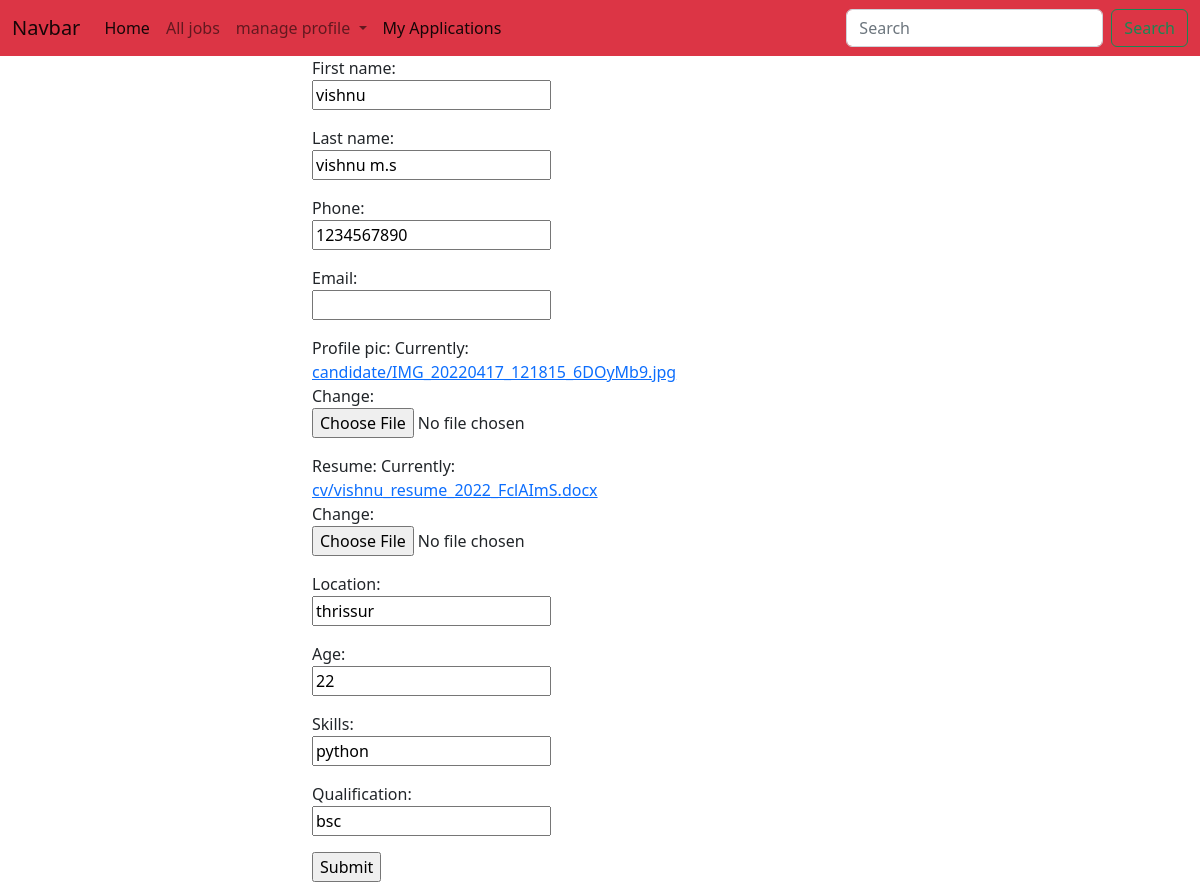
The app's page /candidate/profile/change (signed in) with its own data.
### employer/models.py (models this page shows)
class User(AbstractUser):
    options=(
        ("employer","employer"),
        ("candidate","candidate")
    )
    role=models.CharField(max_length=120,choices=options,default="candidate")
    phone=models.CharField(max_length=12,null=True)
    location=models.CharField(max_length=120)
    email=models.CharField(max_length=120)

### candidate/models.py (models this page shows)
class Candidateprofile(models.Model):
    user=models.OneToOneField(User,on_delete=models.CASCADE,related_name="candidate")
    profile_pic=models.ImageField(upload_to="candidate")
    resume=models.FileField(upload_to="cv",null=True)
    qualification=models.CharField(max_length=120)
    skills=models.CharField(max_length=120)
    experience=models.PositiveIntegerField(default=0)
    age=models.PositiveIntegerField(default=0)
    location=models.CharField(max_length=120)

### candidate/views.py (the view, shortened to what this page needs)
# urls.py: path("profile/change",views.CandidateUpdateprofileview.as_view(),name="cand-profileEDIT"),
class CandidateUpdateprofileview(FormView):
    template_name = "candidate/cand-editprofile.html"
    form_class = Candidateprofileupdateform
    def get(self,request,*args,**kwargs):
        profile_details=Candidateprofile.objects.get(user=request.user)
        form=Candidateprofileupdateform(instance=profile_details,initial={"first_name":request.user.first_name,"last_name":request.user.last_name,"phone":request.user.phone,"eamil":request.user.email})
        return render(request,self.template_name,{"form":form})

### candidate/forms.py
class Candidateprofileupdateform(forms.ModelForm):
    first_name=forms.CharField()
    last_name=forms.CharField()
    phone=forms.CharField()
    email=forms.CharField(max_length=120)
    class Meta:
        model=Candidateprofile
        fields=["first_name",
                "last_name",
                "phone",
                "email",
                "profile_pic",
                "resume",
                "location",
                "age",
                "skills",
                "qualification"]

### candidate/templates/candidate/cand-editprofile.html (shortened to what this page needs)
{%extends "candidate/base.html"%}
{%block body_block%}
<div class="row">
    <div class="col-3"></div>
    <div class="col-3">
        <form action="" method="post" enctype="multipart/form-data">
            {{form.as_p}}
            <input type="submit">
        </form>
    </div>
    <div class="col-3"></div>
    <div class="col-3"></div>
</div>
{%endblock%}

### records on screen
User: first_name "vishnu", last_name "vishnu m.s", phone "1234567890"
Candidateprofile: location "thrissur", age "22", skills "python", qualification "bsc"
